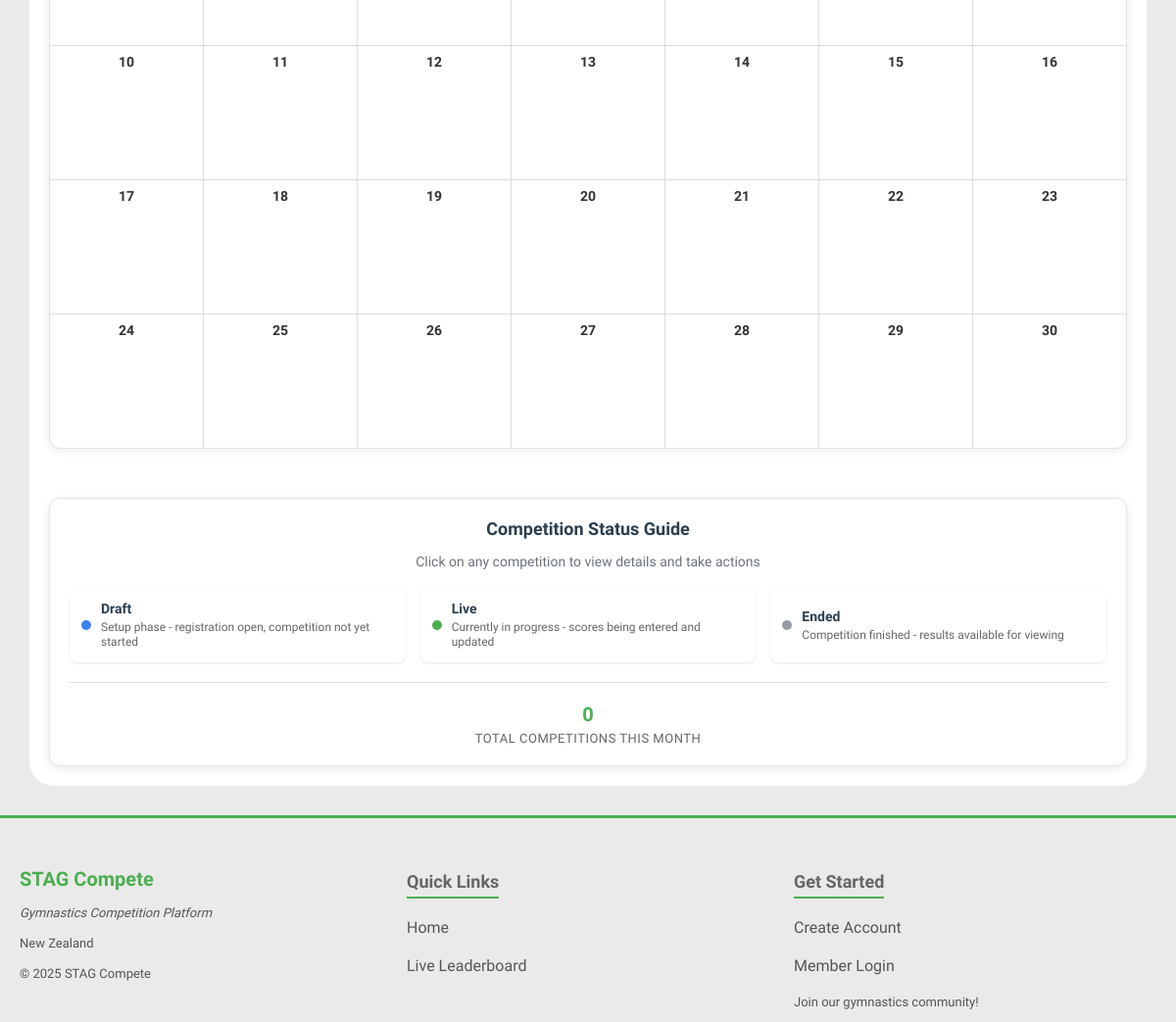
The page /calendar?year=2025&month=11 (lower part) on the database as committed earlier.
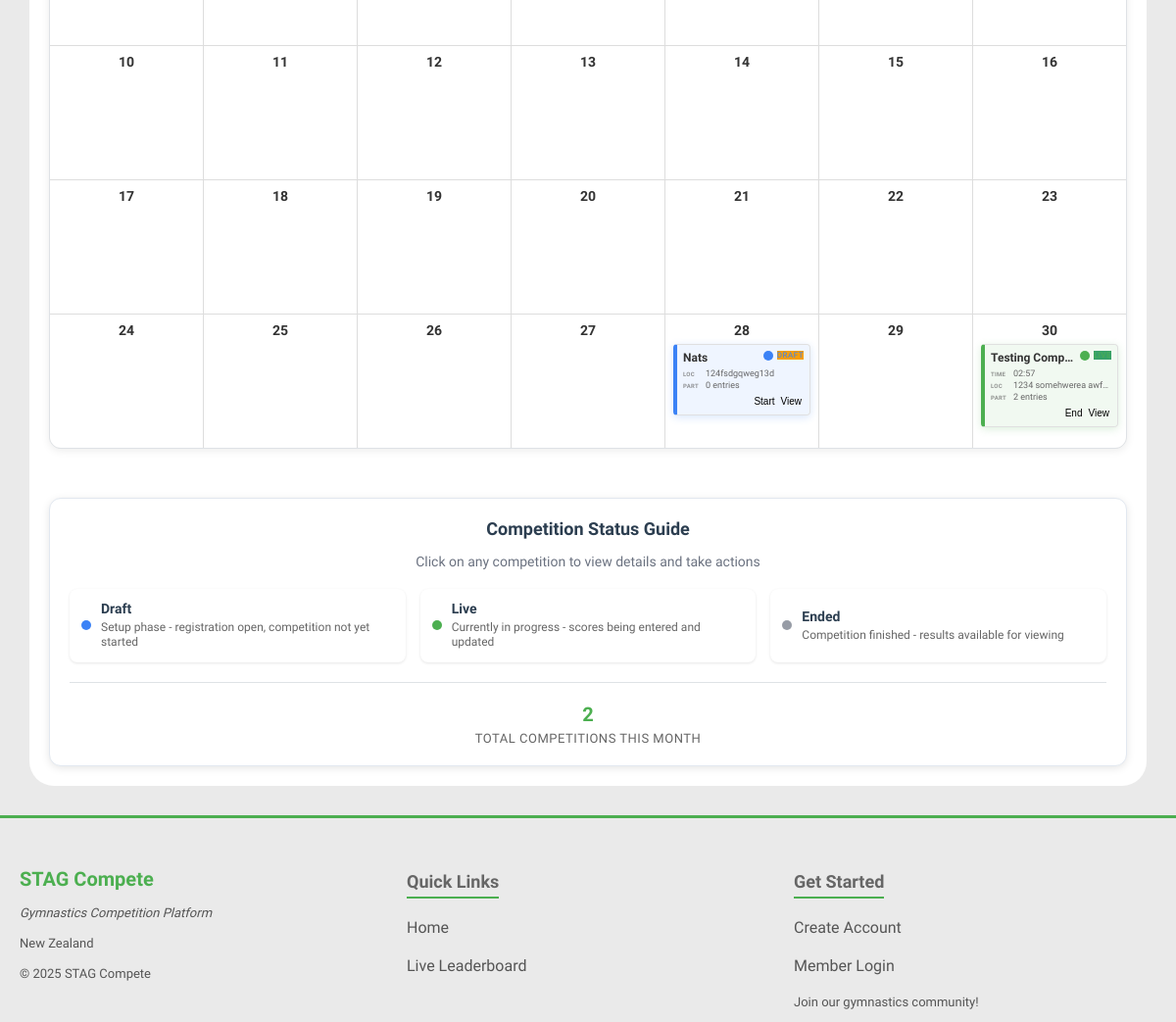
The same page on the database as committed later.
### models.py (models this page shows)
class Competitions(db.Model):
    __tablename__ = 'competitions'
    id = db.Column(
        db.Integer, primary_key=True
    )
    season_id = db.Column(
        db.Integer, db.ForeignKey('seasons.id'), nullable=False
    )
    name = db.Column(
        db.String(50), nullable=False
    )
    address = db.Column(
        db.String(100), nullable=False
    )
    competition_date = db.Column(
        db.Date, nullable=True
    )
    status = db.Column(
        db.String(20), nullable=False, default='draft'
    )
    started_at = db.Column(
        db.DateTime, nullable=True
    )
    ended_at = db.Column(
        db.DateTime, nullable=True
    )
    entries = db.relationship(
        'Entries', backref='competitions'
    )
    season = db.relationship(
        'Seasons', backref='competitions'
    )

### routes/calendar.py (the view)
@main.route('/calendar')
def calendar_view():
    year = request.args.get('year', datetime.now().year, type=int)
    month = request.args.get('month', datetime.now().month, type=int)
    if month > 12:
        month = 1
        year += 1
    elif month < 1:
        month = 12
        year -= 1
    cal = calendar.monthcalendar(year, month)
    month_name = calendar.month_name[month]
    start_date = datetime(year, month, 1).date()
    if month == 12:
        end_date = datetime(year + 1, 1, 1).date() - timedelta(days=1)
    else:
        end_date = datetime(year, month + 1, 1).date() - timedelta(days=1)
    competitions = models.Competitions.query.filter(
        models.Competitions.competition_date.between(start_date, end_date)
    ).all()
    competitions_by_date = {}
    for comp in competitions:
        if comp.competition_date:
            day = comp.competition_date.day
            if day not in competitions_by_date:
                competitions_by_date[day] = []
            competitions_by_date[day].append(comp)
    prev_month = month - 1 if month > 1 else 12
    prev_year = year if month > 1 else year - 1
    next_month = month + 1 if month < 12 else 1
    next_year = year if month < 12 else year + 1
    total_competitions = len(competitions)
    return render_template(
        'calendar.html',
        calendar_data=cal,
        month_name=month_name,
        year=year,
        month=month,
        competitions_by_date=competitions_by_date,
        prev_month=prev_month,
        prev_year=prev_year,
        next_month=next_month,
        next_year=next_year,
        today=datetime.now(),
        total_competitions=total_competitions
    )

### routes/__init__.py (called while the page is built)
@main.context_processor  # Ensures this is run before any other routes
def inject_user():
    return dict(
        logged_in='user_id' in session,
        user_roles=session.get('roles', []),
        is_admin='admin' in session.get('roles', []),
        is_judge='judges' in session.get('roles', []),
        user_id=session.get('user_id')
    )

### templates/calendar.html (shortened to what the changed rows need)
{% extends 'layout.html' %}
{% block content %}
<div class="content">
    <div class="calendar-grid">
        {% for week in calendar_data %}
        {% for day in week %}
        {% if day == 0 %}
        <div class="calendar-day other-month"></div>
        {% else %}
        {% set is_today = (day == today.day and month == today.month and year == today.year) %}
        <div class="calendar-day {% if is_today %}today{% endif %}">
            <div class="day-number">{{ day }}</div>
            {% if day in competitions_by_date %}
            {% for competition in competitions_by_date[day] %}
            <div class="competition-tile {{ competition.status }}" data-competition-id="{{ competition.id }}"
                data-status="{{ competition.status }}">
                <div class="competition-header">
                    <div class="competition-title" title="{{ competition.name }}">{{ competition.name }}</div>
                    <div class="status-wrapper">
                        <div class="status-indicator status-{{ competition.status }}"></div>
                        <div class="status-text status-{{ competition.status }}">{{ competition.status }}</div>
                    </div>
                </div>
                <div class="competition-details">
                    {% if competition.started_at %}
                    <div class="detail-item">
                        <span class="detail-icon">TIME</span>
                        <span class="detail-text">{{ competition.started_at.strftime('%H:%M') }}</span>
                    </div>
                    {% endif %}
                    <div class="detail-item location">
                        <span class="detail-icon">LOC</span>
                        <span class="detail-text" title="{{ competition.address }}">{{ competition.address[:20] }}</span>
                    </div>
                    <div class="detail-item participants">
                        <span class="detail-icon">PART</span>
                        <span class="detail-text">{{ competition.entries|length }} entries</span>
                    </div>
                </div>
                <div class="competition-actions">
                    {% if competition.status == 'draft' %}
                    <button class="quick-action start-btn" onclick="startCompetition({{ competition.id }}, event)"
                        title="Start Competition">
                        Start
                    </button>
                    {% elif competition.status == 'live' %}
                    <button class="quick-action end-btn" onclick="endCompetition({{ competition.id }}, event)"
                        title="End Competition">
                        End
                    </button>
                    {% endif %}
                    <button class="quick-action view-btn" onclick="viewCompetition({{ competition.id }}, event)"
                        title="View Details">
                        View
                    </button>
                </div>
            </div>
            {% endfor %}
            {% endif %}
        </div>
        {% endif %}
        {% endfor %}
        {% endfor %}
    </div>
    <div class="calendar-legend">
        <div class="legend-stats">
            <div class="stat-item">
                <span class="stat-number" id="total-competitions">{{ total_competitions }}</span>
                <span class="stat-label">Total Competitions This Month</span>
            </div>
        </div>
    </div>
</div>
{% endblock %}

Rows that differ between the two databases and show on the page:
now on this page (row edited): Competitions: name "Nats", status "DRAFT", address "124fsdgqweg13d", entries|length "0", shown under "28"
now on this page (row edited): Competitions: name "Testing Comp…", started_at "02:57", address "1234 somehwerea awf…", entries|length "2", shown under "30"
Other text that changed with them:
{{ total_competitions }}: "0" → "2"
